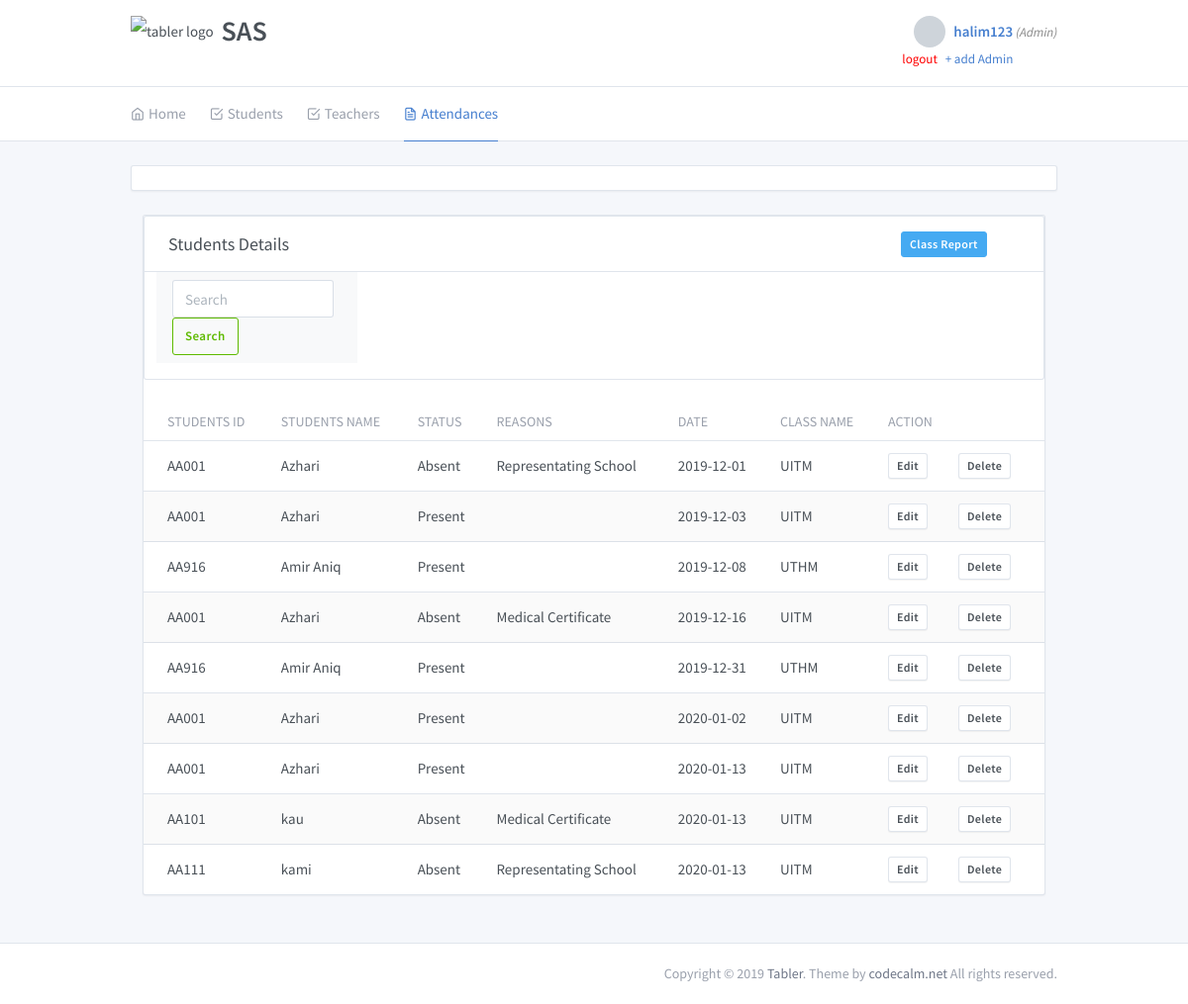
The app's page /admin/attendances.php (signed in) with its own data.
### tables this page shows
CREATE TABLE `pelajar` (
  `idPelajar` varchar(10) NOT NULL COMMENT 'pelajar yang berdaftar',
  `nama` varchar(50) NOT NULL COMMENT 'nama bagi setiap pelajar',
  `alamat` varchar(50) NOT NULL DEFAULT 'Belum dinyatakan' COMMENT 'alamat rumah pelajar',
  `notelefon` varchar(15) NOT NULL COMMENT 'nombor telefon pelajar',
  `idKelas` varchar(10) NOT NULL COMMENT 'kelas yang berdaftar'
);

CREATE TABLE `kelas` (
  `idKelas` varchar(10) NOT NULL COMMENT 'kelas yang berdaftar',
  `namaKelas` varchar(10) NOT NULL COMMENT 'nama kelas'
);

### admin/attendances.php (the view, shortened to what this page needs)
<?php
  include('../functions.php');
if (isset($_POST['search'])) {
$valueToSearch=$_POST['valueToSearch'];
  $results= mysqli_query($db, "SELECT g.idPelajar, g.nama, g.alamat, namaKelas, g.notelefon, s.Status, s.Tarikh, s.Sebab from kelas k, pelajar g, guru j, kehadiran s where k.idKelas=g.idKelas and k.idKelas=j.idKelas and k.idKelas=s.idKelas and g.idPelajar=s.idPelajar and CONCAT(g.idPelajar, g.nama, g.alamat, namaKelas, s.Status, s.Sebab, s.Tarikh) LIKE '%".$valueToSearch."%' group by Tarikh, idPelajar");
}else{
  $results = mysqli_query($db, "SELECT g.idPelajar, g.nama, g.alamat, namaKelas, s.Tarikh, s.Status, s.idKelas, s.Sebab from kelas k, pelajar g, guru j, kehadiran s where k.idKelas=g.idKelas and k.idKelas=j.idKelas and k.idKelas=s.idKelas and g.idPelajar=s.idPelajar group by s.Tarikh, idPelajar");
}
?>
<!doctype html>
<html lang="en" dir="ltr">
  <head>
    <link rel="stylesheet" href="https://maxcdn.bootstrapcdn.com/font-awesome/4.7.0/css/font-awesome.min.css">
    <link rel="stylesheet" href="../assets/css/bootstrap.min.css">
    <link rel="stylesheet" href="../assets/css/dataTables.bootstrap4.min.css">
    <link rel="stylesheet" href="../assets/css/datepicker.css">
    <link rel="stylesheet" href="../assets/css/bootstrap.css">
    <link rel="stylesheet" href="../assets/css/datepicker.css">
        <link rel="stylesheet" href="../assets/css/bootstrap.css">
    <link href="../assets/css/dashboard.css" rel="stylesheet" />
    <link href="../assets/plugins/charts-c3/plugin.css" rel="stylesheet" />
    <link href="../assets/plugins/maps-google/plugin.css" rel="stylesheet" />
  </head>
  <body class="">
    <div class="page">
      <div class="flex-fill">
        <div class="header py-4">
          <div class="container">
            <div class="d-flex">
                <img src="../demo/logo/student-stock-photo.71e8b7927254.png" class="header-brand-img" alt="tabler logo">
                <div class="h2">SAS</div>
              <div class="d-flex order-lg-2 ml-auto">
                <div class="dropdown">
                  <a href="adminProfile.php" class="nav-link pr-0 leading-none">
                    <span class="avatar" style="background-image: url(./demo/faces/female/25.jpg)"></span>
                    <span class="ml-2 d-none d-lg-block">
                      <?php  if (isset($_SESSION['user'])) : ?>
                      <strong><?php echo $_SESSION['user']['username']; ?></strong>
                      <small>
                      <i  style="color: #888;">(<?php echo ucfirst($_SESSION['user']['user_type']); ?>)</i>
                      <br>
                      <a href="index.php?logout='1'" style="color: red;">logout</a>
                           &nbsp; <a href="registerAdmin.php"> + add Admin</a>
                    </small>
                <?php endif ?>
              </span>
             </a>
                </div>
              </div>
            </div>
          </div>
        </div>
        <div class="header collapse d-lg-flex p-0" id="headerMenuCollapse">
          <div class="container">
            <div class="row align-items-center">
              <div class="col-lg order-lg-first">
                <ul class="nav nav-tabs border-0 flex-column flex-lg-row">
                  <li class="nav-item">
                    <a href="./index.php" class="nav-link"><i class="fe fe-home"></i> Home</a>
                  </li>
                  <li class="nav-item dropdown">
                    <a href="javascript:void(0)" class="nav-link" data-toggle="dropdown"><i class="fe fe-check-square"></i>Students</a>
                  </li>
                  <li class="nav-item dropdown">
                    <a href="javascript:void(0)" class="nav-link" data-toggle="dropdown"><i class="fe fe-check-square"></i>Teachers</a>
                  </li>
                  <li class="nav-item">
                    <a href="./attendances.php" class="nav-link active"><i class="fe fe-file-text"></i>Attendances</a>
                  </li>
                </ul>
              </div>
            </div>
          </div>
        </div>
    <div class="my-3 my-md-5">
          <div class="container">
            <div class="row">
              <div class="col-12">
                <div class="row row-cards">
              <div class="col-12 col-sm-12 col-lg-12">
                <div class="card">
                  <div class="card-body p-1 text-center">
                  </div>
                </div>
              </div>
            </div>
            <div class="col-12">
                <div class="card">
                <form class="card" action="attendances.php" method="post">
                  <div class="card-header">
                    <h3 class="card-title">Students Details</h3>
                  <div class="col-md-10" align="right">
                    <button type="button" id="report_button" class="btn btn-info btn-sm" data-toggle="modal" data-target="#formModal">Class Report</button>
                  </div>
                  </div>
                  <div class="col-sm-6 col-md-3">
                      <div class="form-group">
                        <nav class="navbar navbar-light bg-light">
                    <form class="form-inline">
                      <input class="form-control mr-sm-2" type="search" name="valueToSearch" placeholder="Search" aria-label="Search">
                      <button class="btn btn-outline-success my-2 my-sm-0"name="search" value="Filter" type="submit">Search</button>
                    </form>
                  </nav>
                      </div>
                    </div>
                    <div class="table-responsive">
                   <table class="table card-table table-vcenter text-nowrap datatable table table-striped">
                    <thead>
                      <tr>
                        <th>Students ID</th>
                        <th>Students Name</th>
                        <th>Status</th>
                        <th>Reasons</th>
                        <th>Date</th>
                        <th>Class Name</th>
                        <th colspan="2">Action</th>
                      </tr>
                    </thead>
                    <?php while ($row = mysqli_fetch_array($results)) { ?>
                      <tr>
                        <td><a class="text-inherit"><?php echo $row['idPelajar']; ?></a></td>
                        <td><?php echo $row['nama']; ?></td>
                        <td><?php echo $row['Status']; ?></td>
                        <td><?php echo $row['Sebab']; ?></td>
                        <td><?php echo $row['Tarikh']; ?></td>
                        <td><?php echo $row['namaKelas']; ?></td>
                        <td>
                          <a href="updateStudentsAttendances.php?editAttendancesId=<?php echo $row['idPelajar']; ?>&editAttendancesDate=<?php echo $row['Tarikh']; ?>" class="btn btn-secondary btn-sm" >Edit</a>
                        </td>
                        <td>
                          <a href="../functions.php?delStudentsAttendancesID=<?php echo $row['idKelas']; ?>&delStudentsAttendancesDate=<?php echo $row['Tarikh']; ?>" class="btn btn-secondary btn-sm" onclick="return confirm('Are you sure?')" >Delete</a>
                        </td>
                      </tr>
                    <?php } ?>
                  </table>
                </div>
                </form>
              </div>
            </div>
          </div>
        </div>
      </div>
    </div>
      <footer class="footer">
        <div class="container">
          <div class="row align-items-center flex-row-reverse">
            <div class="col-12 col-lg-auto mt-3 mt-lg-0 text-center">
              Copyright © 2019 <a href="..">Tabler</a>. Theme by <a href="https://codecalm.net" target="_blank">codecalm.net</a> All rights reserved.
            </div>
          </div>
        </div>
      </footer>
    </div>
  </body>
</html>

### records on screen
pelajar: idPelajar "AA001", nama "Azhari", Status "Absent", Sebab "Representating School", Tarikh "2019-12-01", idKelas.namaKelas "UITM", Status "Present", Tarikh "2019-12-03", Sebab "Medical Certificate", Tarikh "2019-12-16", Tarikh "2020-01-02", Tarikh "2020-01-13"
pelajar: idPelajar "AA916", nama "Amir Aniq", Status "Present", Tarikh "2019-12-08", idKelas.namaKelas "UTHM", Tarikh "2019-12-31"
pelajar: idPelajar "AA101", nama "kau", Status "Absent", Sebab "Medical Certificate", Tarikh "2020-01-13", idKelas.namaKelas "UITM"
pelajar: idPelajar "AA111", nama "kami", Status "Absent", Sebab "Representating School", Tarikh "2020-01-13", idKelas.namaKelas "UITM"

### other values on screen
$_SESSION['user']['username'] "halim123"
$_SESSION['user']['user_type'] "Admin"
